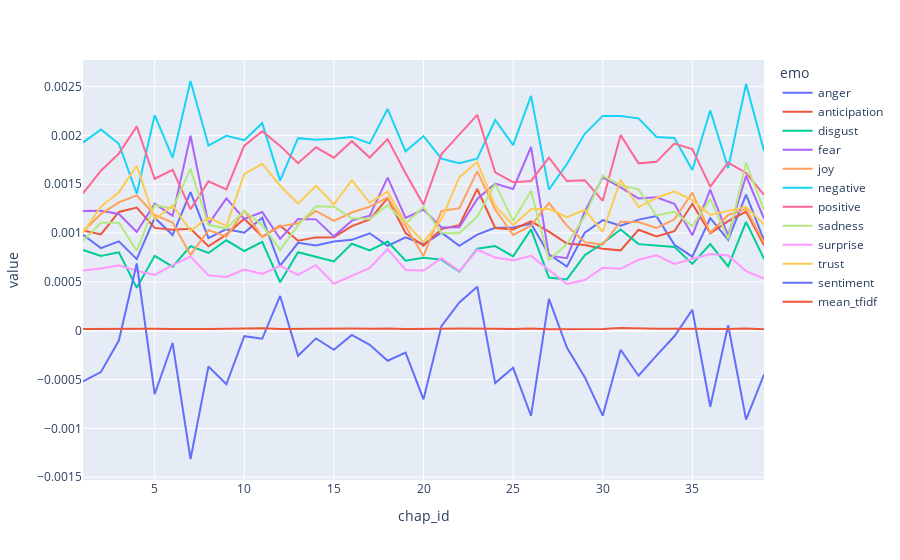

The code cell stored with this chart in its notebook:
### Code cell
px.line(cp_chaps_thin, x='chap_id', y='value', color='emo')
